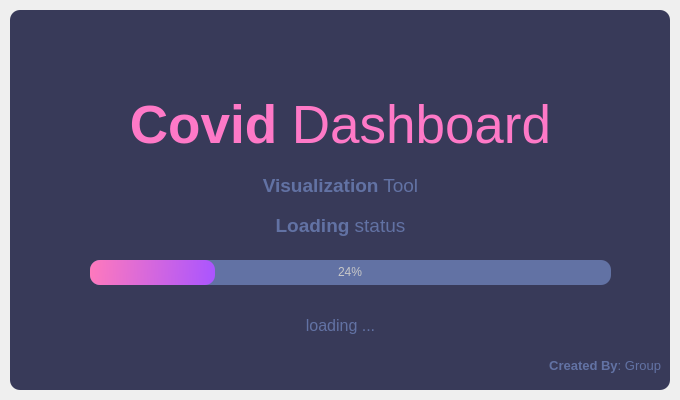
<?xml version="1.0" encoding="UTF-8"?>
<ui version="4.0">
 <class>splashScreen</class>
 <widget class="QMainWindow" name="splashScreen">
  <property name="geometry">
   <rect>
    <x>0</x>
    <y>0</y>
    <width>680</width>
    <height>400</height>
   </rect>
  </property>
  <property name="windowTitle">
   <string>MainWindow</string>
  </property>
  <widget class="QWidget" name="centralwidget">
   <layout class="QVBoxLayout" name="verticalLayout">
    <property name="spacing">
     <number>0</number>
    </property>
    <property name="leftMargin">
     <number>10</number>
    </property>
    <property name="topMargin">
     <number>10</number>
    </property>
    <property name="rightMargin">
     <number>10</number>
    </property>
    <property name="bottomMargin">
     <number>10</number>
    </property>
    <item>
     <widget class="QFrame" name="dropShadowFrame">
      <property name="styleSheet">
       <string notr="true">QFrame{
	background-color: rgb(56, 58, 89);
	color: rgb(220, 220, 220);
    border-radius: 10px;
}</string>
      </property>
      <property name="frameShape">
       <enum>QFrame::StyledPanel</enum>
      </property>
      <property name="frameShadow">
       <enum>QFrame::Raised</enum>
      </property>
      <widget class="QLabel" name="label_title">
       <property name="geometry">
        <rect>
         <x>0</x>
         <y>80</y>
         <width>661</width>
         <height>71</height>
        </rect>
       </property>
       <property name="font">
        <font>
         <family>Segoe UI</family>
         <pointsize>40</pointsize>
        </font>
       </property>
       <property name="styleSheet">
        <string notr="true">color: rgb(254, 121, 199);</string>
       </property>
       <property name="text">
        <string>&lt;html&gt;&lt;head/&gt;&lt;body&gt;&lt;p&gt;&lt;span style=&quot; font-weight:600;&quot;&gt;Covid &lt;/span&gt;Dashboard&lt;/p&gt;&lt;/body&gt;&lt;/html&gt;</string>
       </property>
       <property name="alignment">
        <set>Qt::AlignCenter</set>
       </property>
      </widget>
      <widget class="QLabel" name="label_description">
       <property name="geometry">
        <rect>
         <x>0</x>
         <y>160</y>
         <width>661</width>
         <height>31</height>
        </rect>
       </property>
       <property name="font">
        <font>
         <family>Segoe UI</family>
         <pointsize>14</pointsize>
        </font>
       </property>
       <property name="styleSheet">
        <string notr="true">color: rgb(98, 114, 164);</string>
       </property>
       <property name="text">
        <string>&lt;strong&gt;Visualization&lt;/strong&gt; Tool</string>
       </property>
       <property name="alignment">
        <set>Qt::AlignCenter</set>
       </property>
      </widget>
      <widget class="QProgressBar" name="progressBar">
       <property name="geometry">
        <rect>
         <x>80</x>
         <y>250</y>
         <width>521</width>
         <height>25</height>
        </rect>
       </property>
       <property name="styleSheet">
        <string notr="true">QProgressBar {
	
	background-color: rgb(98, 114, 164);
	color:rgb(200, 200, 200);
	border-style:none;
	border-radius:10px;
	text-align:center;	

}

QProgressBar::chunk{
	border-radius:10px;
	background-color: qlineargradient(spread:pad, x1:0, y1:0.511, x2:1, y2:0.523, stop:0 rgba(254, 121, 189, 255), stop:1 rgba(170, 85, 255, 255));
}</string>
       </property>
       <property name="value">
        <number>24</number>
       </property>
      </widget>
      <widget class="QLabel" name="label_loading">
       <property name="geometry">
        <rect>
         <x>0</x>
         <y>290</y>
         <width>661</width>
         <height>51</height>
        </rect>
       </property>
       <property name="font">
        <font>
         <family>Segoe UI</family>
         <pointsize>12</pointsize>
        </font>
       </property>
       <property name="styleSheet">
        <string notr="true">color: rgb(98, 114, 164);</string>
       </property>
       <property name="text">
        <string>loading ...</string>
       </property>
       <property name="alignment">
        <set>Qt::AlignCenter</set>
       </property>
      </widget>
      <widget class="QLabel" name="label_credits">
       <property name="geometry">
        <rect>
         <x>10</x>
         <y>340</y>
         <width>641</width>
         <height>31</height>
        </rect>
       </property>
       <property name="font">
        <font>
         <family>Segoe UI</family>
         <pointsize>10</pointsize>
        </font>
       </property>
       <property name="styleSheet">
        <string notr="true">color: rgb(98, 114, 164);</string>
       </property>
       <property name="text">
        <string>&lt;strong&gt;Created By&lt;/strong&gt;: Group</string>
       </property>
       <property name="alignment">
        <set>Qt::AlignRight|Qt::AlignTrailing|Qt::AlignVCenter</set>
       </property>
      </widget>
      <widget class="QLabel" name="label_status">
       <property name="geometry">
        <rect>
         <x>0</x>
         <y>200</y>
         <width>661</width>
         <height>31</height>
        </rect>
       </property>
       <property name="font">
        <font>
         <family>Segoe UI</family>
         <pointsize>14</pointsize>
        </font>
       </property>
       <property name="styleSheet">
        <string notr="true">color: rgb(98, 114, 164);</string>
       </property>
       <property name="text">
        <string>&lt;html&gt;&lt;head/&gt;&lt;body&gt;&lt;p&gt;&lt;span style=&quot; font-weight:600;&quot;&gt;Loading &lt;/span&gt;status&lt;/p&gt;&lt;/body&gt;&lt;/html&gt;</string>
       </property>
       <property name="alignment">
        <set>Qt::AlignCenter</set>
       </property>
      </widget>
     </widget>
    </item>
   </layout>
  </widget>
 </widget>
 <resources/>
 <connections/>
</ui>
